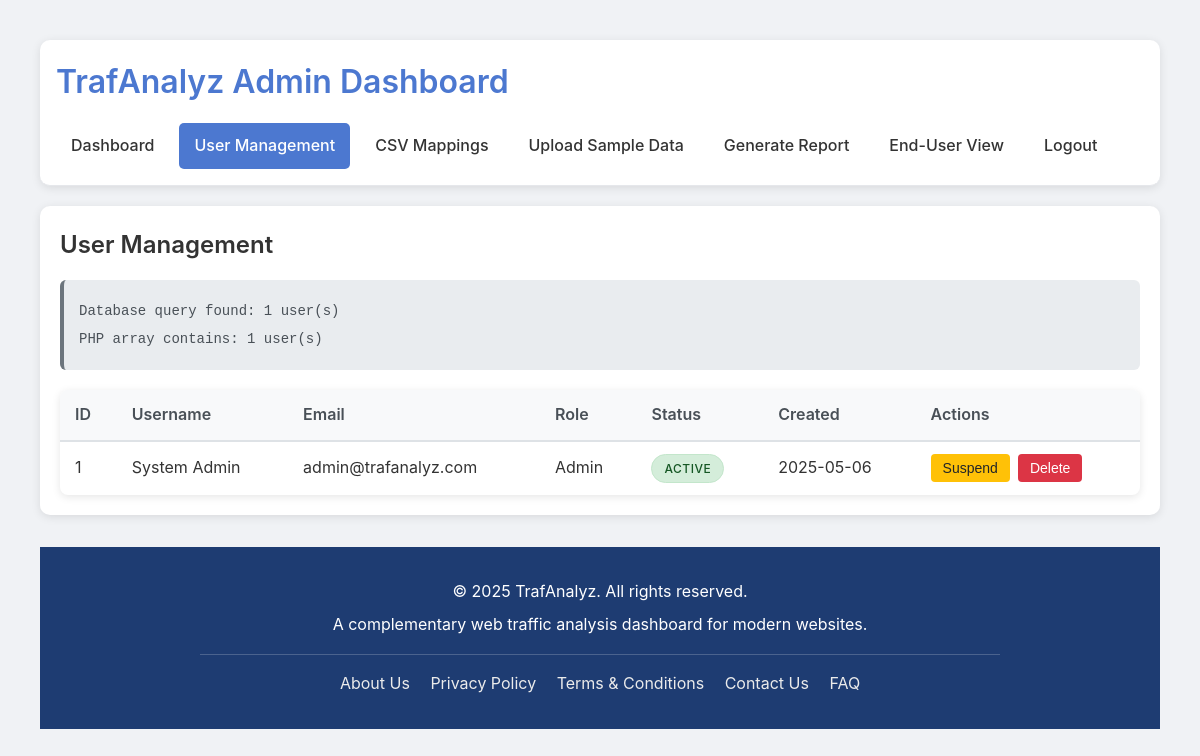
/admin/admin_users.php (signed in), run on the app's committed database.
### tables this page shows
CREATE TABLE `user` (
  `UserID` int(11) NOT NULL,
  `Username` varchar(255) NOT NULL,
  `Email` varchar(255) NOT NULL,
  `PasswordHash` varchar(255) NOT NULL,
  `Role` enum('Admin','End-User') NOT NULL DEFAULT 'End-User',
  `AccountStatus` enum('Active','Suspended') NOT NULL DEFAULT 'Active',
  `CreatedAt` datetime NOT NULL DEFAULT current_timestamp()
);

### admin/admin_users.php (the view, shortened to what this page needs)
<?php
require_once '../config.php';
$debugSql = "SELECT COUNT(*) as user_count FROM user";
$debugResult = $conn->query($debugSql);
$debugCount = 0;
if ($debugResult) {
    $debugCount = $debugResult->fetch_assoc()['user_count'];
}
$users = [];
$sql = "SELECT UserID, Username, Email, Role, AccountStatus, CreatedAt FROM user ORDER BY UserID";
$result = $conn->query($sql);
if ($result) {
    while ($row = $result->fetch_assoc()) {
        $users[] = $row;
    }
}
?>
<!DOCTYPE html>
<html lang="en">
<head>
    <link rel="stylesheet" href="../styles.css">
    <link rel="stylesheet" href="admin_style.css">
</head>
<body>
    <div class="container admin-user-management-container">
        <?php
            include 'header.php';
        ?>
        <main>
            <section>
                <h2>User Management</h2>
                <div class="admin-debug-info">
                    <p>Database query found: <?php echo $debugCount; ?> user(s)</p>
                    <p>PHP array contains: <?php echo count($users); ?> user(s)</p>
                </div>
                <?php if (empty($users)): ?>
                    <div class="admin-no-users-message">
                        <p>No users found in the database.</p>
                    </div>
                <?php else: ?>
                    <table class="admin-user-table">
                        <thead>
                            <tr>
                                <th>ID</th>
                                <th>Username</th>
                                <th>Email</th>
                                <th>Role</th>
                                <th>Status</th>
                                <th>Created</th>
                                <th>Actions</th>
                            </tr>
                        </thead>
                        <tbody>
                            <?php foreach ($users as $user): ?>
                            <tr>
                                <td><?php echo $user['UserID']; ?></td>
                                <td><?php echo htmlspecialchars($user['Username']); ?></td>
                                <td><?php echo htmlspecialchars($user['Email']); ?></td>
                                <td><?php echo $user['Role']; ?></td>
                                <td>
                                    <span class="admin-status-badge admin-status-<?php echo strtolower($user['AccountStatus']); ?>">
                                        <?php echo $user['AccountStatus']; ?>
                                    </span>
                                </td>
                                <td><?php echo date('Y-m-d', strtotime($user['CreatedAt'])); ?></td>
                                <td class="admin-user-actions">
                                    <form method="post">
                                        <?php if ($user['AccountStatus'] === 'Active'): ?>
                                            <button type="submit" class="admin-btn-suspend"
                                                    onclick="return confirm('Are you sure you want to suspend this user?')">
                                                Suspend
                                            </button>
                                        <?php endif; ?>
                                    </form>
                                    <form method="post">
                                        <button type="submit" class="admin-btn-delete"
                                                onclick="return confirm('Are you sure you want to delete this user? This action cannot be undone.')">
                                            Delete
                                        </button>
                                    </form>
                                </td>
                            </tr>
                            <?php endforeach; ?>
                        </tbody>
                    </table>
                <?php endif; ?>
            </section>
        </main>
        <?php include 'admin_footer.php'; ?>
    </div>
</body>
</html>

### styles.css (style rules this page uses)
:root { --primary-color: #4c78d0; --primary-dark: #3a5fb0; --secondary-color: #72b966; --accent-color: #f5a623; --text-color: #333333; --light-gray: #f0f2f5; --medium-gray: #e1e5eb; --dark-gray: #6c757d; --white: #ffffff; --shadow: 0 2px 10px rgba(0, 0, 0, 0.1); --success: #28a745; --warning: #ffc107; --danger: #dc3545; --info: #17a2b8; }
* { margin: 0; padding: 0; box-sizing: border-box; }
body { font-family: -apple-system, BlinkMacSystemFont, 'Segoe UI', Roboto, Oxygen, Ubuntu, Cantarell, 'Open Sans', 'Helvetica Neue', sans-serif; color: var(--text-color); background-color: var(--light-gray); line-height: 1.6; }
.container { max-width: 1200px; margin: 0 auto; padding: 20px; }
h1, h2, h3, h4, h5, h6 { margin-bottom: 1rem; color: var(--text-color); font-weight: 600; }
p { margin-bottom: 1rem; line-height: 1.6; }
main { margin-bottom: 30px; }
section { background-color: var(--white); border-radius: 10px; padding: 20px; margin-bottom: 20px; box-shadow: var(--shadow); }

### admin/admin_style.css (style rules this page uses)
:root { --primary: #4c78d0; --primary-dark: #3a5fb0; --secondary: #5ea1e5; --danger: #dc3545; --success: #28a745; --warning: #ffc107; --light: #f8f9fa; --dark: #343a40; --gray: #6c757d; }
.admin-user-management-container { padding: 20px; }
.admin-user-table { width: 100%; border-collapse: collapse; margin-top: 20px; background-color: white; border-radius: 8px; overflow: hidden; box-shadow: 0 2px 8px rgba(0,0,0,0.1); }
.admin-user-table th, .admin-user-table td { padding: 12px 15px; border-bottom: 1px solid #e5e7eb; text-align: left; }
.admin-user-table th { background-color: #f8f9fa; font-weight: 600; color: #495057; border-bottom: 2px solid #dee2e6; }
.admin-user-table tr:last-child td { border-bottom: none; }
.admin-user-actions { display: flex; gap: 8px; align-items: center; }
.admin-user-actions form { display: inline-block; margin: 0; }
.admin-btn-suspend { background-color: #ffc107; color: #212529; padding: 6px 12px; border: none; border-radius: 4px; cursor: pointer; font-size: 14px; font-weight: 500; transition: all 0.2s ease; }
.admin-btn-delete { background-color: #dc3545; color: #fff; padding: 6px 12px; border: none; border-radius: 4px; cursor: pointer; font-size: 14px; font-weight: 500; transition: all 0.2s ease; }
.admin-status-badge { display: inline-block; padding: 4px 12px; border-radius: 20px; font-size: 12px; font-weight: 500; text-transform: uppercase; letter-spacing: 0.5px; }
.admin-status-active { background-color: #d4edda; color: #155724; border: 1px solid #c3e6cb; }
.admin-debug-info { background-color: #e9ecef; padding: 15px; margin-bottom: 20px; border-radius: 6px; font-family: 'Courier New', monospace; font-size: 14px; border-left: 4px solid #6c757d; }
.admin-debug-info p { margin: 5px 0; color: #495057; }

### data on the page
user: UserID "1", Username "System Admin", Email "admin@trafanalyz.com", Role "Admin", AccountStatus "ACTIVE", CreatedAt "2025-05-06", shows "Suspend"

### other printed values
$debugCount "1"
count($users) "1"
